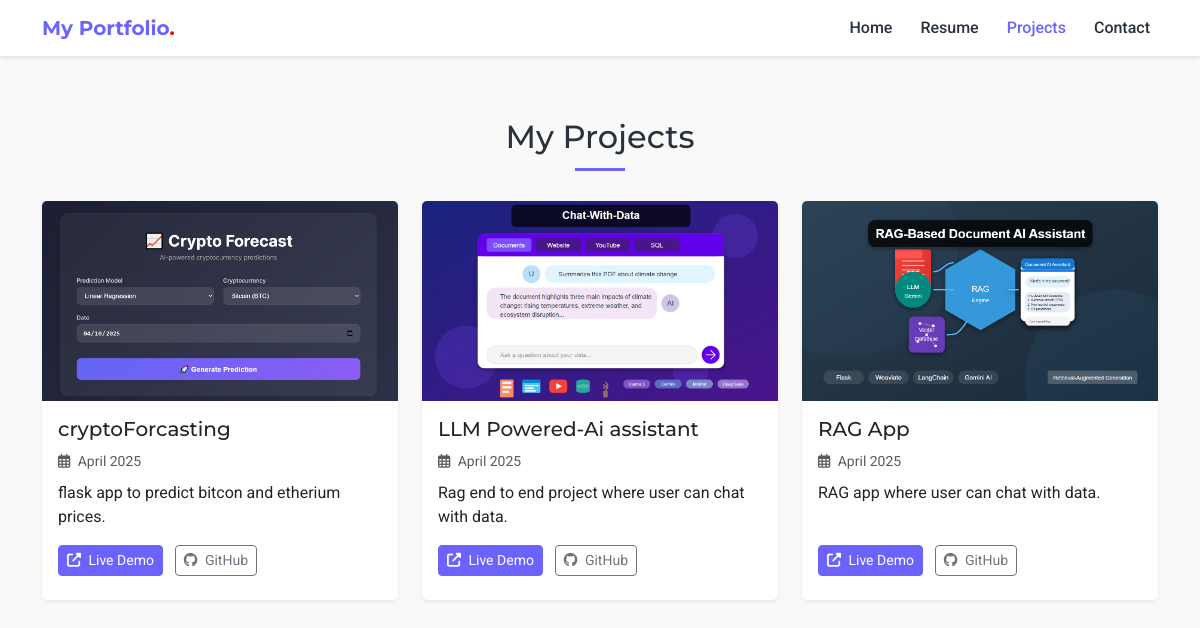
/projects/, run on the app's committed database.
### portfolio/models.py (models this page shows, shortened)
class SiteConfiguration(models.Model):
    site_name = models.CharField(max_length=100, default='My Portfolio')
    contact_email = models.EmailField(default='your@email.com')
    phone_number = models.CharField(max_length=20, default='+1234567890')
    address = models.CharField(max_length=200, default='City, Country')
    github_url = models.URLField(blank=True)
    linkedin_url = models.URLField(blank=True)
    class Meta:
        verbose_name = "Site Configuration"

class Project(models.Model):
    title = models.CharField(max_length=200)
    description = models.TextField()
    image = models.ImageField(upload_to='projects/', blank=True, null=True)
    url = models.URLField(blank=True)
    github_url = models.URLField(blank=True)
    date_created = models.DateField()
    class Meta:
        ordering = ['-date_created']

### portfolio/views.py (the view)
# urls.py: path('projects/', views.projects, name='projects'),
def projects(request):
    projects = Project.objects.all()
    return render(request, 'projects.html', {'projects': projects})

### portfolio/context_processors.py (called while the page is built)
def portfolio_context(request):
    return {
        'site_config': SiteConfiguration.objects.first(),
        'user_profile': UserProfile.objects.first()
    }

### templates/projects.html (shortened to what this page needs)
{% extends 'base.html' %}
{% block content %}
<section class="py-5">
    <div class="container">
        <h2 class="text-center section-title">My Projects</h2>
        <div class="row">
            {% for project in projects %}
            <div class="col-md-6 col-lg-4 mb-4">
                <div class="card h-100 border-0 shadow-sm">
                    {% if project.image %}
                    <img src="{{ project.image.url }}" class="card-img-top" alt="{{ project.title }}" style="height: 200px; object-fit: cover;">
                    {% else %}
                    <div class="bg-light d-flex align-items-center justify-content-center" style="height: 200px;">
                        <i class="fas fa-code fa-3x text-primary-custom"></i>
                    </div>
                    {% endif %}
                    <div class="card-body d-flex flex-column">
                        <h5 class="card-title">{{ project.title }}</h5>
                        <p class="card-text text-muted mb-2">
                            <small><i class="far fa-calendar-alt me-1"></i> {{ project.date_created|date:"F Y" }}</small>
                        </p>
                        <p class="card-text flex-grow-1">{{ project.description|truncatewords:25 }}</p>
                        <div class="mt-auto">
                            {% if project.url %}
                            <a href="{{ project.url }}" class="btn btn-primary-custom btn-sm me-2 mb-2" target="_blank" rel="noopener noreferrer">
                                <i class="fas fa-external-link-alt me-1"></i> Live Demo
                            </a>
                            {% endif %}
                            {% if project.github_url %}
                            <a href="{{ project.github_url }}" class="btn btn-outline-secondary btn-sm mb-2" target="_blank" rel="noopener noreferrer">
                                <i class="fab fa-github me-1"></i> GitHub
                            </a>
                            {% endif %}
                        </div>
                    </div>
                </div>
            </div>
            {% empty %}
            <div class="col-12 text-center py-5">
                <i class="fas fa-folder-open fa-4x text-muted mb-3"></i>
                <p>No projects available at the moment. Check back soon!</p>
            </div>
            {% endfor %}
        </div>
    </div>
</section>
{% endblock %}

### templates/base.html (shortened to what this page needs)
<!DOCTYPE html>
<html lang="en">
<head>
    {% load static %}
    <link href="https://cdn.jsdelivr.net/npm/bootstrap@5.3.0-alpha1/dist/css/bootstrap.min.css" rel="stylesheet">
    <link rel="stylesheet" href="https://cdnjs.cloudflare.com/ajax/libs/font-awesome/6.2.0/css/all.min.css">
</head>
<body>
    <nav class="navbar navbar-expand-lg navbar-light fixed-top">
        <div class="container">
            <a class="navbar-brand" href="{% url 'home' %}">{{ site_config.site_name }}<span>.</span></a>
            <div class="collapse navbar-collapse" id="navbarNav">
                <ul class="navbar-nav ms-auto">
                    <li class="nav-item">
                        <a class="nav-link {% if request.path == '/' %}active{% endif %}" href="{% url 'home' %}">Home</a>
                    </li>
                    <li class="nav-item">
                        <a class="nav-link {% if 'resume' in request.path %}active{% endif %}" href="{% url 'resume' %}">Resume</a>
                    </li>
                    <li class="nav-item">
                        <a class="nav-link {% if 'projects' in request.path %}active{% endif %}" href="{% url 'projects' %}">Projects</a>
                    </li>
                    <li class="nav-item">
                        <a class="nav-link {% if 'contact' in request.path %}active{% endif %}" href="{% url 'contact' %}">Contact</a>
                    </li>
                </ul>
            </div>
        </div>
    </nav>
    <main style="padding-top: 70px; min-height: calc(100vh - 70px);">
        {% block content %}{% endblock %}
    </main>
</body>
</html>

### templates/base.html (style rules this page uses)
body { font-family: 'Roboto', sans-serif; background-color: #F9F9F9; }
h1, h2, h3, h4, h5, h6 { font-family: 'Montserrat', sans-serif; color: #29323c; }
.btn-primary-custom { background-color: #6C63FF; border-color: #6C63FF; color: white; }
.navbar { background-color: white; box-shadow: 0 2px 4px rgba(0,0,0,.1); }
.navbar-brand { font-weight: 700; color: #6C63FF; font-family: 'Montserrat', sans-serif; }
.navbar-brand span { color: red; }
.nav-link { color: #29323c; font-weight: 500; }
.nav-link.active { color: #6C63FF !important; }
.section-title { position: relative; padding-bottom: 15px; margin-bottom: 30px; }
.section-title:after { content: ""; position: absolute; bottom: 0; left: 50%; transform: translateX(-50%); width: 50px; height: 3px; background-color: #6C63FF; }
.navbar-nav .nav-item { margin-left: 12px; }

### data on the page
SiteConfiguration: site_name "My Portfolio"
Project: image (picture), title "cryptoForcasting", date_created "April 2025", description "flask app to predict bitcon and etherium prices."
Project: image (picture), title "LLM Powered-Ai assistant", date_created "April 2025", description "Rag end to end project where user can chat with data."
Project: image (picture), title "RAG App", date_created "April 2025", description "RAG app where user can chat with data."
